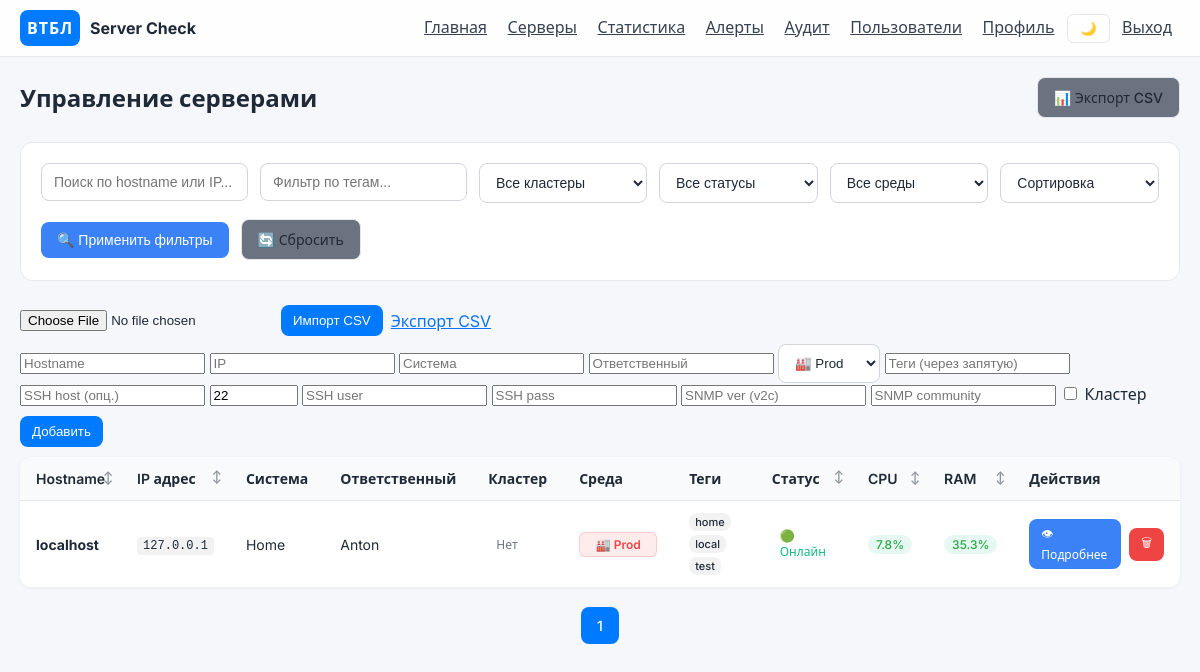
/servers (signed in), run on the app's committed database.
### app/models.py (models this page shows)
class Server(Base):
    __tablename__ = "servers"
    id = Column(Integer, primary_key=True, index=True)
    hostname = Column(String(200), nullable=False)
    ip_address = Column(String(100), nullable=False)
    system_name = Column(String(200), nullable=True)
    owner = Column(String(200), nullable=True)
    is_cluster = Column(Boolean, default=False)
    environment = Column(String(20), default="prod")  # test|stage|prod
    tags = Column(String(500), nullable=True)
    ssh_host = Column(String(200), nullable=True)
    ssh_port = Column(Integer, default=22)
    ssh_username = Column(String(200), nullable=True)
    ssh_password = Column(String(500), nullable=True)  # Encrypted
    snmp_version = Column(String(10), nullable=True)  # v2c
    snmp_community = Column(String(500), nullable=True)  # Encrypted
    metric_source = Column(String(20), default="auto")  # auto|local|ssh|snmp
    created_at = Column(DateTime, default=datetime.utcnow)
    metrics = relationship("Metric", back_populates="server", cascade="all, delete-orphan")

class Metric(Base):
    __tablename__ = "metrics"
    id = Column(Integer, primary_key=True, index=True)
    server_id = Column(Integer, ForeignKey("servers.id", ondelete="CASCADE"), nullable=False, index=True)
    timestamp = Column(DateTime, default=datetime.utcnow, index=True)
    cpu_percent = Column(Float, nullable=True)
    ram_percent = Column(Float, nullable=True)
    disk_percent = Column(Float, nullable=True)
    processes = Column(Integer, nullable=True)
    network_in_kbps = Column(Float, nullable=True)
    network_out_kbps = Column(Float, nullable=True)
    reachable = Column(Boolean, default=None)
    server = relationship("Server", back_populates="metrics")

### app/routers.py (the view, shortened to what this page needs)
@router.get("/servers")
async def list_servers(
    request: Request,
    db: AsyncSession = Depends(get_db),
    q: str | None = None,
    cluster: str | None = None,  # 'yes' | 'no' | None
    reachable: str | None = None,  # 'yes' | 'no' | None
    environment: str | None = None,  # 'test' | 'stage' | 'prod' | None
    sort: str | None = None,  # hostname|ip|reachable|cpu|ram
    tag: str | None = None,
    page: int = Query(1, ge=1),
    per_page: int = Query(20, ge=1, le=100),
):
    if not request.user.is_authenticated:
        return RedirectResponse(url="/login", status_code=HTTP_302_FOUND)
    servers = (await db.execute(select(Server))).scalars().all()
    enriched = []
    for s in servers:
        latest = (await db.execute(
            select(Metric).where(Metric.server_id == s.id).order_by(Metric.timestamp.desc()).limit(1)
        )).scalar_one_or_none()
        enriched.append((s, latest))
    if q:
        qlow = q.lower()
        enriched = [e for e in enriched if (qlow in e[0].hostname.lower()) or (qlow in e[0].ip_address.lower()) or (e[0].system_name and qlow in e[0].system_name.lower()) or (e[0].owner and qlow in e[0].owner.lower())]
    if cluster in {"yes", "no"}:
        want = cluster == "yes"
        enriched = [e for e in enriched if bool(e[0].is_cluster) == want]
    if reachable in {"yes", "no"}:
        want = reachable == "yes"
        enriched = [e for e in enriched if (e[1].reachable if e[1] is not None else False) == want]
    if environment in {"test", "stage", "prod"}:
        enriched = [e for e in enriched if e[0].environment == environment]
    if tag:
        t = tag.lower()
        enriched = [e for e in enriched if (e[0].tags and t in e[0].tags.lower())]
    key_func = None
    reverse = False
    if sort == "hostname":
        key_func = lambda e: e[0].hostname.lower()
    elif sort == "ip":
        key_func = lambda e: e[0].ip_address
    elif sort == "reachable":
        key_func = lambda e: (e[1].reachable if e[1] is not None else False)
        reverse = True
    elif sort == "cpu":
        key_func = lambda e: (e[1].cpu_percent if (e[1] and e[1].cpu_percent is not None) else -1)
        reverse = True
    elif sort == "ram":
        key_func = lambda e: (e[1].ram_percent if (e[1] and e[1].ram_percent is not None) else -1)
        reverse = True
    if key_func:
        enriched.sort(key=key_func, reverse=reverse)
    total_items = len(enriched)
    total_pages = (total_items + per_page - 1) // per_page
    start_idx = (page - 1) * per_page
    end_idx = start_idx + per_page
    paginated_enriched = enriched[start_idx:end_idx]
    class Pagination:
        def __init__(self, page, per_page, total, items):
            self.page = page
            self.per_page = per_page
            self.total = total
            self.pages = total_pages
            self.has_prev = page > 1
            self.has_next = page < total_pages
            self.prev_num = page - 1 if self.has_prev else None
            self.next_num = page + 1 if self.has_next else None
    pagination = Pagination(page, per_page, total_items, paginated_enriched)
    is_admin = (request.session.get("role") == UserRole.admin.value) if hasattr(request, "session") else False
    return request.app.state.templates.TemplateResponse(
        "servers.html",
        {
            "request": request,
            "servers": [e[0] for e in paginated_enriched],
            "latest_map": {e[0].id: e[1] for e in paginated_enriched},
            "params": {"q": q or "", "cluster": cluster or "", "reachable": reachable or "", "environment": environment or "", "sort": sort or "", "tag": tag or ""},
            "is_admin": is_admin,
            "pagination": pagination,
        },
    )

### templates/servers.html (shortened to what this page needs)
{% extends "base.html" %}
{% block content %}
  <div class="page-header">
    <h1>Управление серверами</h1>
    <div class="page-actions">
      {% if is_admin %}
      <a href="/servers/export.csv" class="btn btn-secondary">
        📊 Экспорт CSV
      </a>
      {% endif %}
    </div>
  </div>
  <div class="filters-card">
    <form method="get" action="/servers" class="filters-form">
      <div class="form-row">
        <div class="form-group">
          <input name="q" placeholder="Поиск по hostname или IP..." value="{{ params.q }}" class="form-control" />
        </div>
        <div class="form-group">
          <input name="tag" placeholder="Фильтр по тегам..." value="{{ params.tag }}" class="form-control" />
        </div>
        <div class="form-group">
          <select name="cluster" class="form-control">
            <option value="">Все кластеры</option>
          </select>
        </div>
        <div class="form-group">
          <select name="reachable" class="form-control">
            <option value="">Все статусы</option>
          </select>
        </div>
        <div class="form-group">
          <select name="environment" class="form-control">
            <option value="">Все среды</option>
          </select>
        </div>
        <div class="form-group">
          <select name="sort" class="form-control">
            <option value="">Сортировка</option>
          </select>
        </div>
      </div>
      <div class="form-actions">
        <button type="submit" class="btn btn-primary">🔍 Применить фильтры</button>
        <a href="/servers" class="btn btn-secondary">🔄 Сбросить</a>
      </div>
    </form>
  </div>
  {% if is_admin %}
  <form method="post" action="/servers/import.csv" enctype="multipart/form-data" style="margin-bottom: 8px; margin-top:8px; display:flex; gap:8px; align-items:center;">
    <input type="file" name="file" accept=".csv" />
    <button type="submit">Импорт CSV</button>
    <a href="/servers/export.csv">Экспорт CSV</a>
  </form>
  <form method="post" action="/servers" style="margin-bottom: 10px;">
    <div class="row">
      <input name="hostname" placeholder="Hostname" required />
      <input name="ip_address" placeholder="IP" required />
      <input name="system_name" placeholder="Система" />
      <input name="owner" placeholder="Ответственный" />
      <select name="environment" required>
        <option value="prod">🏭 Prod</option>
      </select>
      <input name="tags" placeholder="Теги (через запятую)" />
      <input name="ssh_host" placeholder="SSH host (опц.)" />
      <input name="ssh_port" placeholder="port" value="22" style="width:80px;" />
      <input name="ssh_username" placeholder="SSH user" />
      <input name="ssh_password" placeholder="SSH pass" />
      <input name="snmp_version" placeholder="SNMP ver (v2c)" />
      <input name="snmp_community" placeholder="SNMP community" />
      <label><input type="checkbox" name="is_cluster" value="true"/> Кластер</label>
      <button style="margin-right: 0px; margin-left: 0px; margin-top: 10px;" type="submit">Добавить</button>
    </div>
  </form>
  {% endif %}
  <div class="table-container">
    <table class="servers-table">
      <thead>
        <tr>
          <th class="sortable" data-sort="hostname">Hostname</th>
          <th class="sortable" data-sort="ip">IP адрес</th>
          <th>Система</th>
          <th>Ответственный</th>
          <th>Кластер</th>
          <th>Среда</th>
          <th>Теги</th>
          <th class="sortable" data-sort="reachable">Статус</th>
          <th class="sortable" data-sort="cpu">CPU</th>
          <th class="sortable" data-sort="ram">RAM</th>
          <th>Действия</th>
        </tr>
      </thead>
      <tbody>
        {% for s in servers %}
        <tr>
          <td>
            <div class="server-name">
              <strong>{{ s.hostname }}</strong>
            </div>
          </td>
          <td>
            <code>{{ s.ip_address }}</code>
          </td>
          <td>{{ s.system_name or '—' }}</td>
          <td>{{ s.owner or '—' }}</td>
          <td>
            {% if s.is_cluster %}
              <span class="status-badge status-online">Да</span>
            {% else %}
              <span class="status-badge status-unknown">Нет</span>
            {% endif %}
          </td>
          <td>
            {% if s.environment == 'test' %}
              <span class="environment-badge environment-test">🧪 Test</span>
            {% elif s.environment == 'stage' %}
              <span class="environment-badge environment-stage">🚀 Stage</span>
            {% elif s.environment == 'prod' %}
              <span class="environment-badge environment-prod">🏭 Prod</span>
            {% else %}
              <span class="environment-badge environment-unknown">❓ {{ s.environment or 'Unknown' }}</span>
            {% endif %}
          </td>
          <td>
            {% if s.tags %}
              <div class="tags">
                {% for tag in s.tags.split(',') %}
                  <span class="tag">{{ tag.strip() }}</span>
                {% endfor %}
              </div>
            {% else %}
              —
            {% endif %}
          </td>
          {% set m = latest_map.get(s.id) %}
          <td>
            {% if m and m.reachable %}
              <span class="status-badge status-online">🟢 Онлайн</span>
            {% elif m and m.reachable == False %}
              <span class="status-badge status-offline">🔴 Оффлайн</span>
            {% else %}
              <span class="status-badge status-unknown">⚪ Неизвестно</span>
            {% endif %}
          </td>
          <td>
            {% if m and m.cpu_percent is not none %}
              <span class="metric-badge {{ 'metric-critical' if m.cpu_percent > 90 else 'metric-warning' if m.cpu_percent > 75 else 'metric-ok' }}">
                {{ "%.1f"|format(m.cpu_percent) }}%
              </span>
            {% else %}
              —
            {% endif %}
          </td>
          <td>
            {% if m and m.ram_percent is not none %}
              <span class="metric-badge {{ 'metric-critical' if m.ram_percent > 90 else 'metric-warning' if m.ram_percent > 75 else 'metric-ok' }}">
                {{ "%.1f"|format(m.ram_percent) }}%
              </span>
            {% else %}
              —
            {% endif %}
          </td>
          <td>
            <div class="action-buttons">
              <a href="/servers/{{ s.id }}" class="btn btn-sm btn-primary">👁 Подробнее</a>
              {% if is_admin %}
                <form method="post" action="/servers/{{ s.id }}/delete" style="display:inline;">
                  <button type="submit" class="btn btn-sm btn-danger" onclick="return confirm('Удалить сервер {{ s.hostname }}?')">🗑</button>
                </form>
              {% endif %}
            </div>
          </td>
        </tr>
        {% endfor %}
      </tbody>
    </table>
  </div>
  {% if pagination %}
  <div class="pagination">
    {% for page_num in pagination.iter_pages() %}
      {% if page_num %}
        {% if page_num != pagination.page %}
          <a href="?{{ request.query_params|urlencode }}&page={{ page_num }}" class="btn btn-secondary">{{ page_num }}</a>
        {% else %}
          <span class="btn btn-primary current">{{ page_num }}</span>
        {% endif %}
      {% else %}
        <span class="btn btn-secondary disabled">...</span>
      {% endif %}
    {% endfor %}
  </div>
  {% endif %}
</body>
{% endblock %}

### data on the page
Server: hostname "localhost", ip_address "127.0.0.1", system_name "Home", owner "Anton", is_cluster "Нет", environment "🏭 Prod", strip "home" "local" "test"
Metric: cpu_percent "7.8", ram_percent "35.3"

### other printed values
{{ page_num }} "1"
